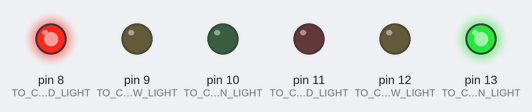
The sketch below on a simulated Arduino Uno, built with avr-gcc and run on an emulated ATmega328P. Parts: output pins drawn as LEDs (lit = HIGH).

Above: at 1.5 s.
At 4.5 s:
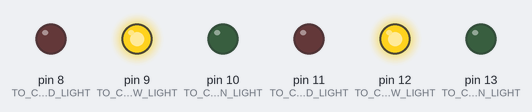
At 7.5 s:
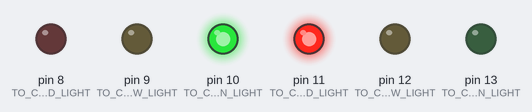
Timing chart, 0 to 11.7 s (numbered marks = the images above):
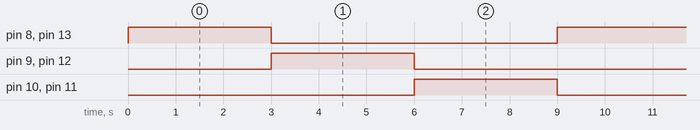

Measured:
- by itself, pin 8 (TO_CONTROL_RED_LIGHT), pin 9 (TO_CONTROL_YELLOW_LIGHT), pin 10 (TO_CONTROL_GREEN_LIGHT), pin 11 (TO_CONTROL_RED_LIGHT), pin 12 (TO_CONTROL_YELLOW_LIGHT), pin 13 (TO_CONTROL_GREEN_LIGHT): alternates HIGH for 3.0 s and LOW for 6.0 s
- by itself, everything shown: repeats every 9.0 s, in 4 steps

The sketch:

two_way_traffic_light.ino
```cpp
// C++ code
// By Samuel Ajala 210211059
//code for two way traffic light

void setup() {
  // put your setup code here, to run once:
  pinMode(8, OUTPUT); // TO CONTROL RED LIGHT:
  pinMode(9, OUTPUT); // TO CONTROL YELLOW LIGHT:
  pinMode(10, OUTPUT); // TO CONTROL GREEN LIGHT:

  pinMode(11, OUTPUT); // TO CONTROL RED LIGHT:
  pinMode(12, OUTPUT); // TO CONTROL YELLOW LIGHT:
  pinMode(13, OUTPUT); // TO CONTROL GREEN LIGHT:

}

void loop() {
  digitalWrite(8, HIGH); // TO CONTROL RED LIGHT:
  digitalWrite(13, HIGH); // TO CONTROL GREEN LIGHT
  delay(3000);
  digitalWrite(8, LOW);
  digitalWrite(13, LOW); // TO CONTROL GREEN LIGHT

  digitalWrite(9, HIGH); // TO CONTROL YELLOW LIGHT
  digitalWrite(12, HIGH); // TO CONTROL YELLOW LIGHT
  delay(3000);
  digitalWrite(9, LOW); // TO CONTROL YELLOW LIGHT
  digitalWrite(12, LOW); // TO CONTROL YELLOW LIGHT

  digitalWrite(10, HIGH); // TO CONTROL GREEN LIGHT
  digitalWrite(11, HIGH); // TO CONTROL RED LIGHT:
  delay(3000);
  digitalWrite(10, LOW); // TO CONTROL GREEN LIGHT
  digitalWrite(11, LOW);  // TO CONTROL RED LIGHT:
}
```
